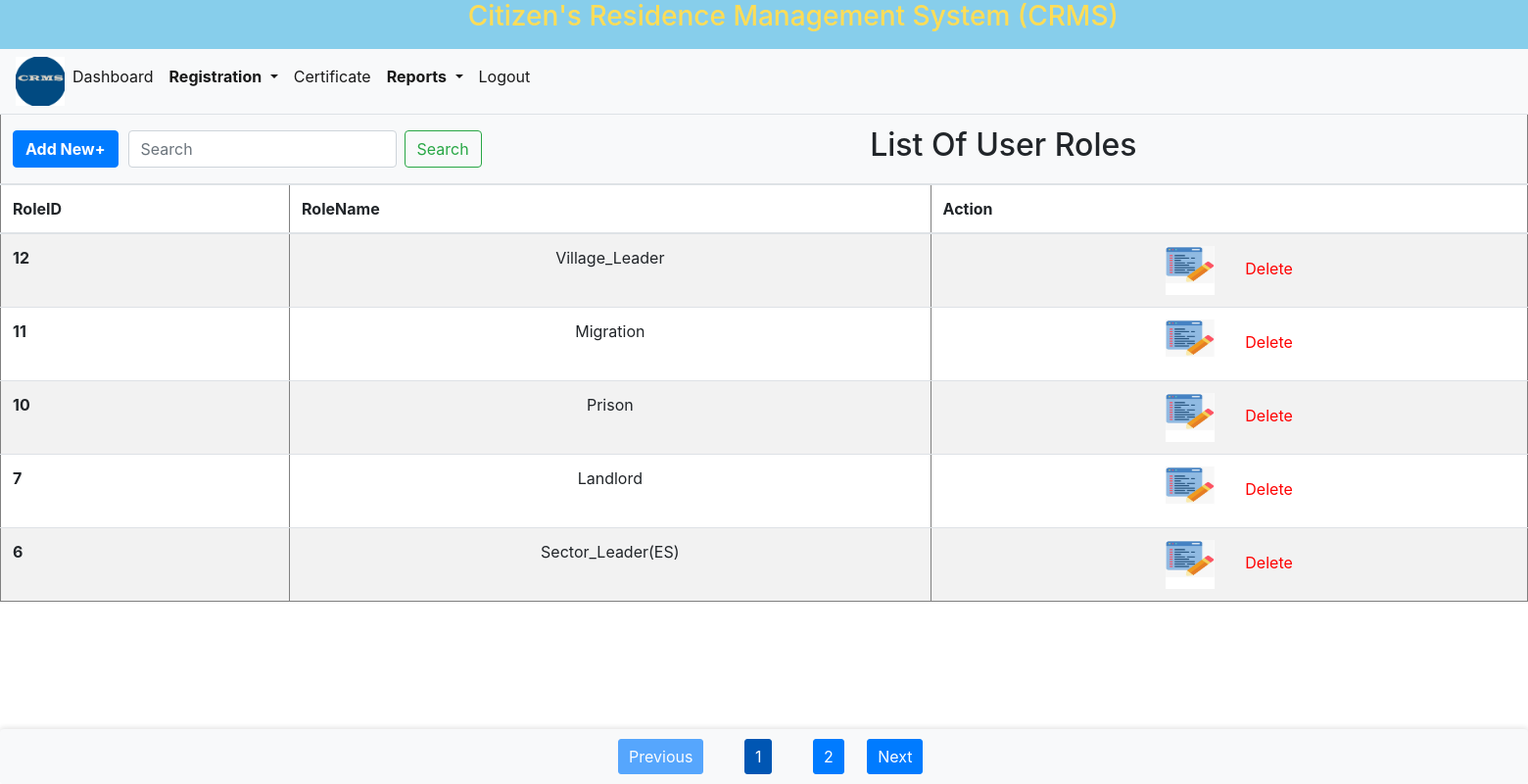
/Role.php (signed in), run on the app's committed database.
### tables this page shows
CREATE TABLE `roles` (
  `RoleID` int NOT NULL AUTO_INCREMENT,
  `RoleName` varchar(20) DEFAULT NULL,
  PRIMARY KEY (`RoleID`)
);

### Role.php (the view, shortened to what this page needs)
<!DOCTYPE html>
<html lang="en">
<head>
    <link rel="stylesheet" href="bootstrap/bootstrap.css">
    <link rel="stylesheet" href="css/style.css">
</head>
<body>
<?php include 'header.php'; ?>
    <?php
    $conn = new mysqli('localhost', 'super', '', 'crms');
    $records_per_page = 5;
    $page = isset($_GET['page']) ? (int)$_GET['page'] : 1;
    $offset = ($page - 1) * $records_per_page;
    $search_query = isset($_GET['search']) ? $conn->real_escape_string($_GET['search']) : '';
    $sql = "SELECT RoleID, RoleName
            FROM roles
            WHERE CONCAT_WS(' ', RoleName) LIKE ?
            ORDER BY RoleID DESC
            LIMIT ? OFFSET ?";
    $stmt = $conn->prepare($sql);
    $search_param = "%$search_query%";
    $stmt->bind_param("sii", $search_param, $records_per_page, $offset);
    $stmt->execute();
    $result = $stmt->get_result();
    $total_sql = "SELECT COUNT(*) as total FROM roles WHERE CONCAT_WS(' ', RoleName) LIKE ?";
    $total_stmt = $conn->prepare($total_sql);
    $total_stmt->bind_param("s", $search_param);
    $total_stmt->execute();
    $total_result = $total_stmt->get_result();
    $total_row = $total_result->fetch_assoc();
    $total_records = $total_row['total'];
    $total_pages = ceil($total_records / $records_per_page);
    if ($result->num_rows > 0) {
        echo "<div style='overflow-x: auto;'>";
        echo "<table border='1' class='table table-striped' style='min-width: 100%;'>";
        echo "<thead>";
        echo "<tr>
                <th colspan='16' style='text-align: left; background-color: #f8f9fa;'>
                    <div style='display: flex; align-items: center;'>
                        <div style='margin-right: 10px;'>
                            <a class='small' href='addUserrole.php'>
                                <button class='btn btn-primary'><b>Add New+</b></button>
                            </a>
                        </div>
                        <div style='margin-right: 10px;'>
                            <form class='form-inline my-2 my-lg-0' method='GET' action=''>
                                <input class='form-control mr-sm-2' type='search' name='search' placeholder='Search' aria-label='Search' value='" . htmlspecialchars($search_query) . "'>
                                <button class='btn btn-outline-success my-2 my-sm-0' type='submit'>Search</button>
                            </form>
                        </div>
                        <div style='flex: 1; text-align: center; font-size: 24px;'>
                            <h2 class='text-center'>List Of User Roles</h2>
                        </div>
                    </div>
                </th>
              </tr>";
        echo "<tr>
                <th align='Center' scope='col'>RoleID</th>
                <th align='Center' scope='col'>RoleName</th>
                <th align='Center' scope='col'>Action</th>
              </tr>";
        echo "</thead>";
        echo "<tbody>";
        while ($row = $result->fetch_assoc()) {
            echo "<tr>
                    <th align='Center'>" . htmlspecialchars($row["RoleID"]) . "</th>
                    <td align='Center'>" . htmlspecialchars($row["RoleName"]) . "</td>
                    <td align='Center'><a href='updateUserRole.php?roleid=" . htmlspecialchars($row["RoleID"]) . "' style='color: red;'><img src='images/edit.jpg' width='50px' height='50px'></a>
                    &nbsp&nbsp&nbsp&nbsp&nbsp&nbsp<a href='deleteRole.php?roleid=" . htmlspecialchars($row["RoleID"]) . "' style='color: red;'>Delete</a></td>
                  </tr>";
        }
        echo "</tbody>";
        echo "</table>";
        echo "</div>";
        echo "<div class='pagination'>";
        if ($page > 1) {
            echo "<a href='?page=" . ($page - 1) . "&search=" . urlencode($search_query) . "' class='btn btn-primary' style='background-color: #007bff; border-color: #007bff;'>Previous</a>";
        } else {
            echo "<span class='btn btn-primary disabled'>Previous</span>";
        }
        for ($i = 1; $i <= $total_pages; $i++) {
            if ($i == $page) {
                echo "<span class='current'>$i</span>";
            } else {
                echo "<a href='?page=$i&search=" . urlencode($search_query) . "'>$i</a>";
            }
        }
        if ($page < $total_pages) {
            echo "<a href='?page=" . ($page + 1) . "&search=" . urlencode($search_query) . "' class='btn btn-primary' style='background-color: #007bff; border-color: #007bff;'>Next</a>";
        } else {
            echo " &nbsp  &nbsp ";
            echo "<span class='btn btn-primary disabled'>Next</span>";
        }
        echo "</div>";
    }
    ?>
</body>
</html>

### css/style.css (style rules this page uses)
html, body { height: 100%; margin: 0; padding: 0; }
.pagination { display: flex; justify-content: center; align-items: center; position: fixed; bottom: 0; width: 100%; background-color: #f8f9fa; padding: 10px 0; box-shadow: 0 -2px 5px rgba(0, 0, 0, 0.1); z-index: 1000; }
.pagination a, .pagination span { margin: 0 5px; text-decoration: none; padding: 5px 10px; color: #fff; background-color: #007bff; border: 1px solid #007bff; border-radius: 3px; }
.pagination span.current { background-color: #0056b3; border-color: #0056b3; }

### data on the page
roles: RoleID "12", RoleName "Village_Leader"
roles: RoleID "11", RoleName "Migration"
roles: RoleID "10", RoleName "Prison"
roles: RoleID "7", RoleName "Landlord"
roles: RoleID "6", RoleName "Sector_Leader(ES)"
